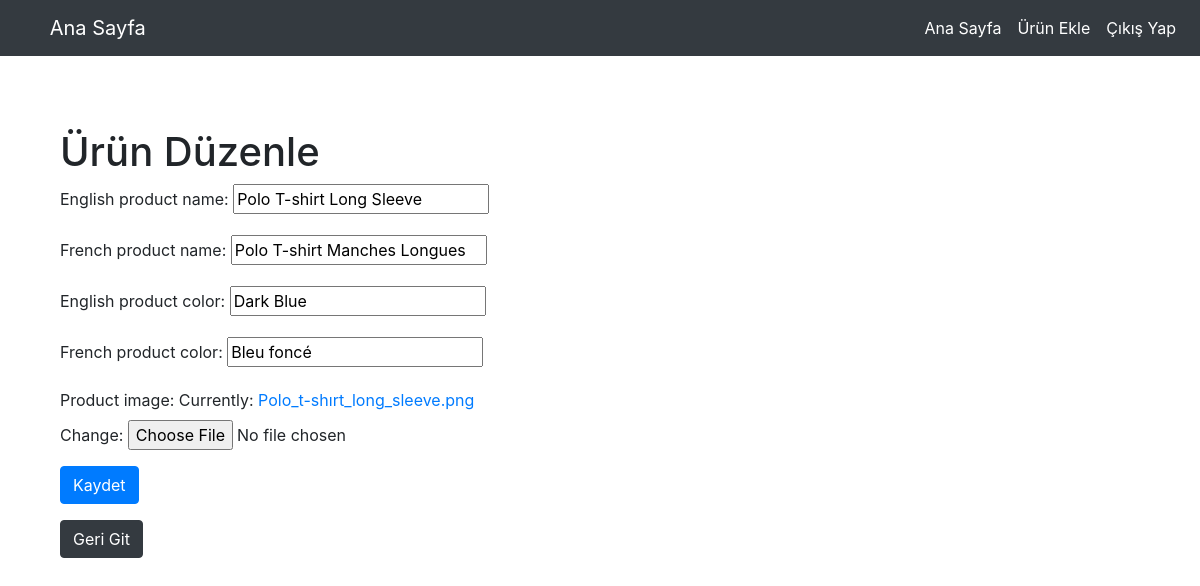
The app's page /edit_product/1/ (signed in) with its own data.
### astekstil_site/models.py (models this page shows)
class Product(models.Model):
    user_id = models.ForeignKey(get_user_model(), on_delete=models.CASCADE)
    english_product_name = models.CharField(max_length=100)
    french_product_name = models.CharField(max_length=100)
    english_product_color = models.CharField(max_length=100)
    french_product_color = models.CharField(max_length=100)
    product_image = models.ImageField(null=False, blank=False)

### astekstil_site/views.py (the view)
# urls.py: path('edit_product/<str:pk>/', views.edit_product, name='edit_product'),
@login_required(login_url="login")
def edit_product(request, pk):
    product = get_object_or_404(Product, pk=pk)
    if request.user.id != product.user_id_id:
        return redirect('admin_home')
    if request.method == 'POST':
        form = ProductForm(request.POST, instance=product)
        if form.is_valid():
            form.save()
            return redirect('admin_home')
    else:
        form = ProductForm(instance=product)
    return render(request, 'edit_product.html', {'form': form})

### astekstil_site/forms.py
class ProductForm(forms.ModelForm):
    class Meta:
        model = Product
        fields = ['english_product_name', 'french_product_name', 'english_product_color', 'french_product_color', 'product_image']

### astekstil_site/templates/edit_product.html (shortened to what this page needs)
{% extends 'base.html' %}
{% load static %}
{% block content %}
    <div class="container mt-5">
        <h1>Ürün Düzenle</h1>
        <form method="post" novalidate>
            {{ form.as_p }}
            <button type="submit" class="btn btn-primary">Kaydet</button>
        </form>
        <a href="{% url 'admin_home' %}" class="btn btn-dark my-3">Geri Git</a>
    </div>
{% endblock %}

### records on screen
Product: english_product_name "Polo T-shirt Long Sleeve", french_product_name "Polo T-shirt Manches Longues", english_product_color "Dark Blue", french_product_color "Bleu foncé"
